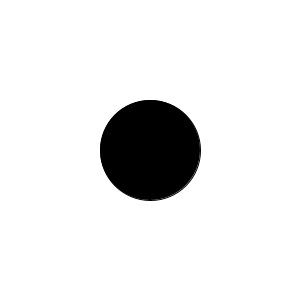
Frame 1 (no input)
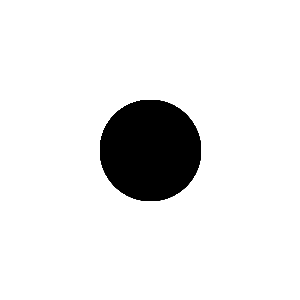
Frame 60 (the mouse pressed at the canvas centre just before this capture)
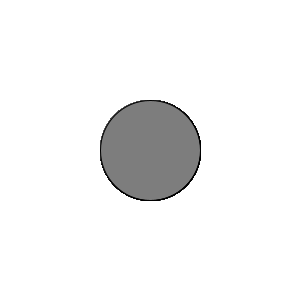
Frame 120 (the mouse held since frame 60 and released just before this capture)

The Processing sketch that drew these frames (run headless with seeded random() and noise(); from frame 60 on, the mouse is pressed at the canvas centre):

// Processing sketch: constrain2
// ── constrain2.pde
void setup()
{
   size(300,300);
   background(255); 
}

void draw()
{
   int colour=mouseX;
   colour = constrain(colour, 0, 125);
   fill(colour);
   ellipse(width/2, height/2, 100, 100);
}
